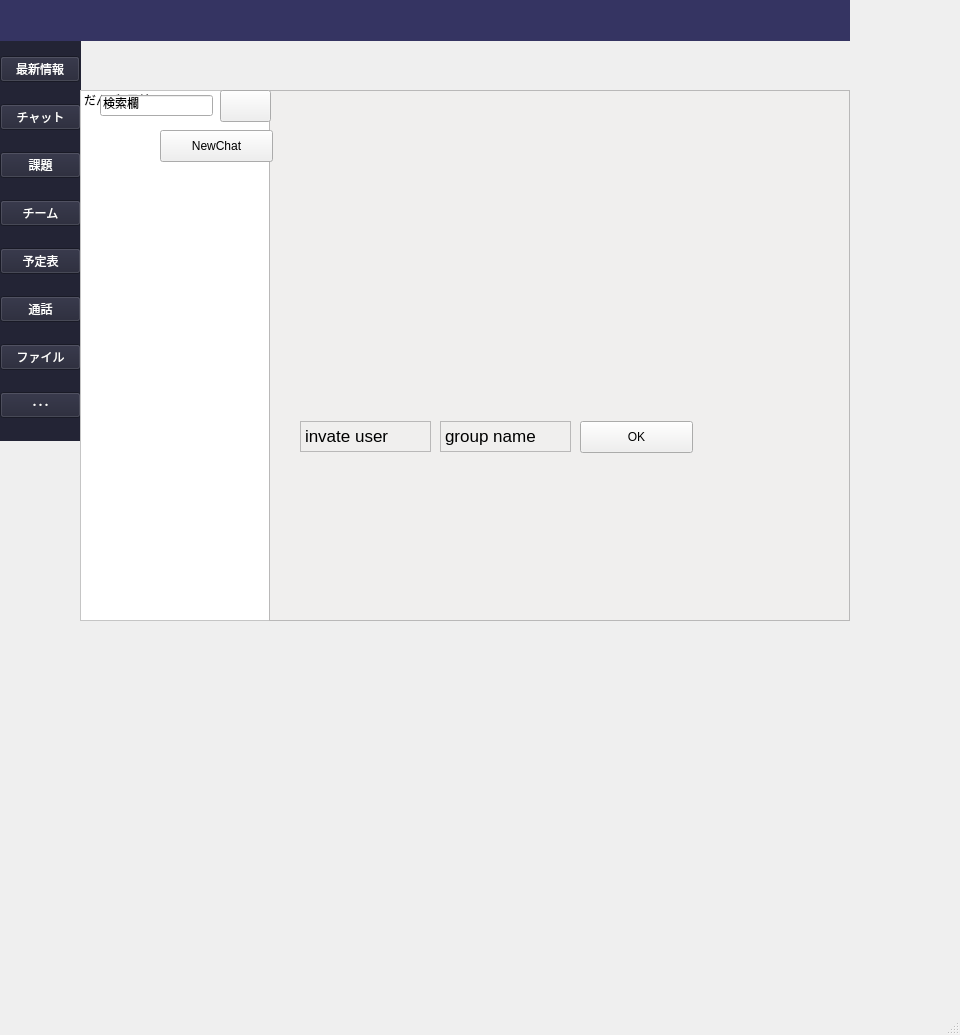
<?xml version="1.0" encoding="UTF-8"?>
<ui version="4.0">
 <class>MainWindow</class>
 <widget class="QMainWindow" name="MainWindow">
  <property name="enabled">
   <bool>true</bool>
  </property>
  <property name="geometry">
   <rect>
    <x>0</x>
    <y>0</y>
    <width>960</width>
    <height>1035</height>
   </rect>
  </property>
  <property name="sizePolicy">
   <sizepolicy hsizetype="Maximum" vsizetype="Preferred">
    <horstretch>0</horstretch>
    <verstretch>0</verstretch>
   </sizepolicy>
  </property>
  <property name="windowTitle">
   <string>MainWindow</string>
  </property>
  <widget class="QWidget" name="centralwidget">
   <widget class="QWidget" name="horizontalWidget" native="true">
    <property name="geometry">
     <rect>
      <x>-1</x>
      <y>0</y>
      <width>851</width>
      <height>41</height>
     </rect>
    </property>
    <property name="styleSheet">
     <string notr="true">background-color: rgb(53, 52, 98);</string>
    </property>
    <layout class="QHBoxLayout" name="horizontalLayout"/>
   </widget>
   <widget class="QListWidget" name="listWidget">
    <property name="geometry">
     <rect>
      <x>80</x>
      <y>90</y>
      <width>201</width>
      <height>531</height>
     </rect>
    </property>
    <property name="styleSheet">
     <string notr="true">background-color: rgb(255, 255, 255);</string>
    </property>
    <item>
     <property name="text">
      <string>だんご3兄弟</string>
     </property>
    </item>
   </widget>
   <widget class="QWidget" name="verticalWidget" native="true">
    <property name="geometry">
     <rect>
      <x>0</x>
      <y>40</y>
      <width>81</width>
      <height>401</height>
     </rect>
    </property>
    <property name="styleSheet">
     <string notr="true">background-color: rgb(35, 36, 53);</string>
    </property>
    <layout class="QVBoxLayout" name="verticalLayout">
     <item>
      <widget class="QPushButton" name="pushButton_4">
       <property name="sizePolicy">
        <sizepolicy hsizetype="Fixed" vsizetype="Fixed">
         <horstretch>22</horstretch>
         <verstretch>0</verstretch>
        </sizepolicy>
       </property>
       <property name="sizeIncrement">
        <size>
         <width>30</width>
         <height>49</height>
        </size>
       </property>
       <property name="styleSheet">
        <string notr="true">image: url(:/test/images/bell.svg);
color : rgb(255, 255, 255);
font: 13pt &quot;.AppleSystemUIFont&quot;;</string>
       </property>
       <property name="text">
        <string>最新情報</string>
       </property>
       <property name="iconSize">
        <size>
         <width>32</width>
         <height>32</height>
        </size>
       </property>
      </widget>
     </item>
     <item>
      <widget class="QPushButton" name="pushButton_5">
       <property name="styleSheet">
        <string notr="true">font: 13pt &quot;.AppleSystemUIFont&quot;;
color : rgb(255, 255, 255)</string>
       </property>
       <property name="text">
        <string>チャット</string>
       </property>
      </widget>
     </item>
     <item>
      <widget class="QPushButton" name="pushButton_7">
       <property name="styleSheet">
        <string notr="true">font: 13pt &quot;.AppleSystemUIFont&quot;;
color : rgb(255, 255, 255)</string>
       </property>
       <property name="text">
        <string>課題</string>
       </property>
      </widget>
     </item>
     <item>
      <widget class="QPushButton" name="pushButton_6">
       <property name="styleSheet">
        <string notr="true">font: 13pt &quot;.AppleSystemUIFont&quot;;
color : rgb(255, 255, 255)</string>
       </property>
       <property name="text">
        <string>チーム</string>
       </property>
      </widget>
     </item>
     <item>
      <widget class="QPushButton" name="pushButton_3">
       <property name="styleSheet">
        <string notr="true">font: 13pt &quot;.AppleSystemUIFont&quot;;
color : rgb(255, 255, 255)</string>
       </property>
       <property name="text">
        <string>予定表</string>
       </property>
      </widget>
     </item>
     <item>
      <widget class="QPushButton" name="pushButton_8">
       <property name="styleSheet">
        <string notr="true">font: 13pt &quot;.AppleSystemUIFont&quot;;
color : rgb(255, 255, 255)</string>
       </property>
       <property name="text">
        <string>通話</string>
       </property>
      </widget>
     </item>
     <item>
      <widget class="QPushButton" name="pushButton_9">
       <property name="styleSheet">
        <string notr="true">font: 13pt &quot;.AppleSystemUIFont&quot;;
color : rgb(255, 255, 255)</string>
       </property>
       <property name="text">
        <string>ファイル</string>
       </property>
      </widget>
     </item>
     <item>
      <widget class="QPushButton" name="pushButton_10">
       <property name="styleSheet">
        <string notr="true">font: 13pt &quot;.AppleSystemUIFont&quot;;
color : rgb(255, 255, 255)</string>
       </property>
       <property name="text">
        <string>･･･</string>
       </property>
      </widget>
     </item>
    </layout>
   </widget>
   <widget class="QScrollArea" name="scrollArea">
    <property name="geometry">
     <rect>
      <x>269</x>
      <y>90</y>
      <width>581</width>
      <height>531</height>
     </rect>
    </property>
    <property name="autoFillBackground">
     <bool>false</bool>
    </property>
    <property name="styleSheet">
     <string notr="true">background-color: rgb(240, 239, 238);</string>
    </property>
    <property name="widgetResizable">
     <bool>true</bool>
    </property>
    <widget class="QWidget" name="scrollAreaWidgetContents">
     <property name="geometry">
      <rect>
       <x>0</x>
       <y>0</y>
       <width>579</width>
       <height>529</height>
      </rect>
     </property>
     <property name="styleSheet">
      <string notr="true">background-color: rgb(240, 239, 238);</string>
     </property>
     <widget class="QTextEdit" name="textEdit">
      <property name="geometry">
       <rect>
        <x>30</x>
        <y>330</y>
        <width>131</width>
        <height>31</height>
       </rect>
      </property>
      <property name="html">
       <string>&lt;!DOCTYPE HTML PUBLIC &quot;-//W3C//DTD HTML 4.0//EN&quot; &quot;http://www.w3.org/TR/REC-html40/strict.dtd&quot;&gt;
&lt;html&gt;&lt;head&gt;&lt;meta name=&quot;qrichtext&quot; content=&quot;1&quot; /&gt;&lt;style type=&quot;text/css&quot;&gt;
p, li { white-space: pre-wrap; }
&lt;/style&gt;&lt;/head&gt;&lt;body style=&quot; font-family:'.AppleSystemUIFont'; font-size:13pt; font-weight:400; font-style:normal;&quot;&gt;
&lt;p style=&quot; margin-top:0px; margin-bottom:0px; margin-left:0px; margin-right:0px; -qt-block-indent:0; text-indent:0px;&quot;&gt;invate user&lt;/p&gt;&lt;/body&gt;&lt;/html&gt;</string>
      </property>
     </widget>
     <widget class="QTextEdit" name="textEdit_2">
      <property name="geometry">
       <rect>
        <x>170</x>
        <y>330</y>
        <width>131</width>
        <height>31</height>
       </rect>
      </property>
      <property name="html">
       <string>&lt;!DOCTYPE HTML PUBLIC &quot;-//W3C//DTD HTML 4.0//EN&quot; &quot;http://www.w3.org/TR/REC-html40/strict.dtd&quot;&gt;
&lt;html&gt;&lt;head&gt;&lt;meta name=&quot;qrichtext&quot; content=&quot;1&quot; /&gt;&lt;style type=&quot;text/css&quot;&gt;
p, li { white-space: pre-wrap; }
&lt;/style&gt;&lt;/head&gt;&lt;body style=&quot; font-family:'.AppleSystemUIFont'; font-size:13pt; font-weight:400; font-style:normal;&quot;&gt;
&lt;p style=&quot; margin-top:0px; margin-bottom:0px; margin-left:0px; margin-right:0px; -qt-block-indent:0; text-indent:0px;&quot;&gt;group name&lt;/p&gt;&lt;/body&gt;&lt;/html&gt;</string>
      </property>
     </widget>
     <widget class="QPushButton" name="pushButton_11">
      <property name="geometry">
       <rect>
        <x>310</x>
        <y>330</y>
        <width>113</width>
        <height>32</height>
       </rect>
      </property>
      <property name="text">
       <string>OK</string>
      </property>
     </widget>
    </widget>
   </widget>
   <widget class="QPushButton" name="pushButton">
    <property name="geometry">
     <rect>
      <x>220</x>
      <y>90</y>
      <width>51</width>
      <height>32</height>
     </rect>
    </property>
    <property name="text">
     <string/>
    </property>
    <property name="icon">
     <iconset>
      <normaloff>images/search.png</normaloff>images/search.png</iconset>
    </property>
   </widget>
   <widget class="QLineEdit" name="lineEdit">
    <property name="geometry">
     <rect>
      <x>100</x>
      <y>95</y>
      <width>113</width>
      <height>21</height>
     </rect>
    </property>
    <property name="text">
     <string>検索欄</string>
    </property>
   </widget>
   <widget class="QPushButton" name="pushButton_2">
    <property name="geometry">
     <rect>
      <x>160</x>
      <y>130</y>
      <width>113</width>
      <height>32</height>
     </rect>
    </property>
    <property name="text">
     <string>NewChat</string>
    </property>
   </widget>
   <zorder>verticalWidget</zorder>
   <zorder>horizontalWidget</zorder>
   <zorder>listWidget</zorder>
   <zorder>scrollArea</zorder>
   <zorder>pushButton</zorder>
   <zorder>lineEdit</zorder>
   <zorder>pushButton_2</zorder>
  </widget>
  <widget class="QStatusBar" name="statusbar"/>
 </widget>
 <resources>
  <include location="ui.qrc"/>
 </resources>
 <connections>
  <connection>
   <sender>pushButton</sender>
   <signal>clicked()</signal>
   <receiver>pushButton</receiver>
   <slot>showMenu()</slot>
   <hints>
    <hint type="sourcelabel">
     <x>252</x>
     <y>102</y>
    </hint>
    <hint type="destinationlabel">
     <x>252</x>
     <y>102</y>
    </hint>
   </hints>
  </connection>
  <connection>
   <sender>pushButton_2</sender>
   <signal>clicked(bool)</signal>
   <receiver>pushButton_2</receiver>
   <slot>click()</slot>
   <hints>
    <hint type="sourcelabel">
     <x>208</x>
     <y>150</y>
    </hint>
    <hint type="destinationlabel">
     <x>208</x>
     <y>150</y>
    </hint>
   </hints>
  </connection>
 </connections>
</ui>
